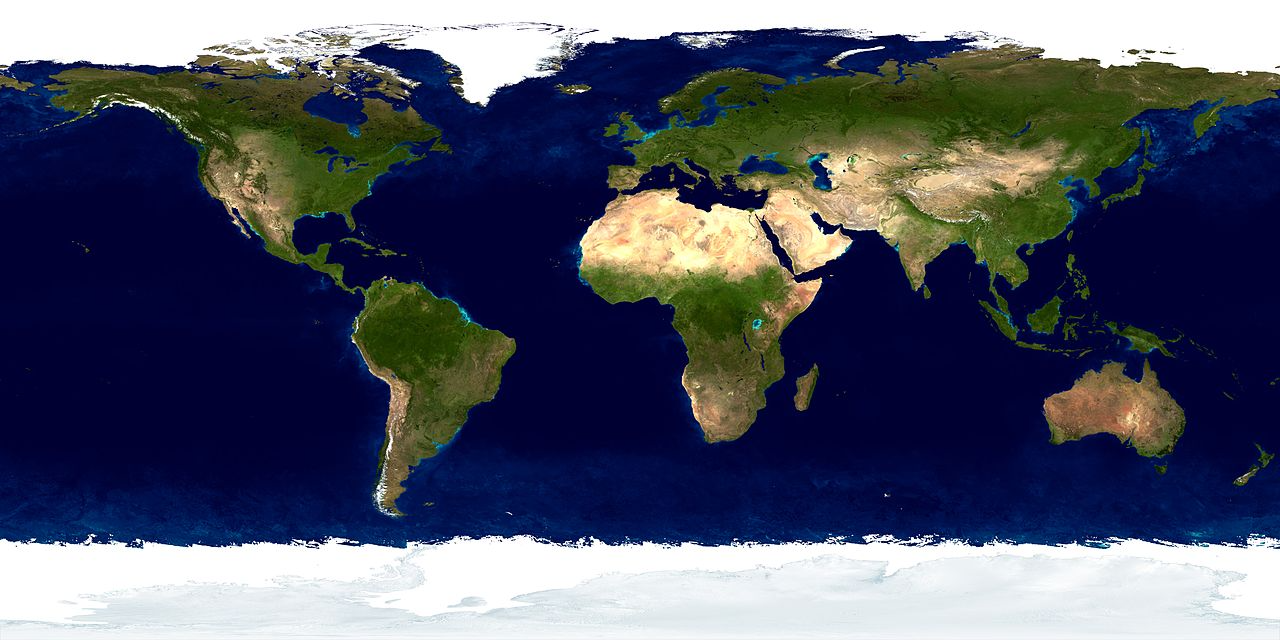
#> input picture PyTrace_dev/EarthMap.png, 1280 x 640 px
$ python main.py
#> lines starting #> are read from the running program, lines starting #| are printed output that depends on the picture
### scenes.py
import sys
import os
import math
import random
import matplotlib.pyplot as plt
import numpy as np
sys.path.append("./src/core/")
from geometry import *
from hitable import *
from shape import *
from camera import *
from material import *
from texture import *

#define scenes here
# TODO: make scenes.py a parser with a text scenefile input

# [133 lines left out: functions random_scene, two_spheres, two_perlin_spheres, earth_sphere, simple_light, cornell_box and 2 more, not called in this run]

def final_scene():
    nb = 20
    hit_object_list = []
    boxlist = []
    boxlist2 = []

    white = lambertian(constant_texture(vec3(0.73,0.73,0.73)))
    # bvh node test
    ground = lambertian(constant_texture(vec3(0.48,0.83,0.53)))
    for i in range(nb):
        for j in range(nb):
            w = 100
            x0 = -1000 + i * w
            z0 = -1000 + j * w
            y0 = 0
            x1 = x0 + w
            y1 = 100 * (random.random() + 0.01)
            z1 = z0 + w
            boxlist.append(box(vec3(x0,y0,z0),vec3(x1,y1,z1),ground))

    hit_object_list.append(bvh_node(boxlist,0,1))
    # # bvh node test end

    # # light test
    light = diffuse_light(constant_texture(vec3(7,7,7)))
    hit_object_list.append(xz_rect(123,423,147,412,554,light))
    # # light test end

    # moving sphere test
    center = vec3(400,400,200)
    hit_object_list.append(moving_sphere(center,center + vec3(30,0,0),0,1,50,
                           lambertian(constant_texture(vec3(0.7,0.3,0.1)))))
    # moving sphere end

    # dielectric and metal test
    hit_object_list.append(sphere(vec3(260,150,45),50,dielectric(1.5)))
    hit_object_list.append(sphere(vec3(0,150,145),50,metal(vec3(0.8,0.8,0.8),10.0)))
    # dielectric and metal test end

    # constant medium test
    boundary = sphere(vec3(360,150,145),70,dielectric(1.5))
    hit_object_list.append(boundary)
    hit_object_list.append(constant_medium(boundary,0.2,constant_texture(vec3(0.2,0.4,0.9))))

    boundary2 = sphere(vec3(0,0,0),5000,dielectric(1.5))
    hit_object_list.append(constant_medium(boundary2,0.0001,constant_texture(vec3(1.0,1.0,1.0))))
    # constant medium test end

    # mapped texture test
    earth_img = plt.imread("EarthMap.png")
#> earth_img is the input picture: shape (640, 1280, 4) float32; mean R, G, B, A 0.319, 0.336, 0.408, 1
    earth_img = np.swapaxes(earth_img,0,1)
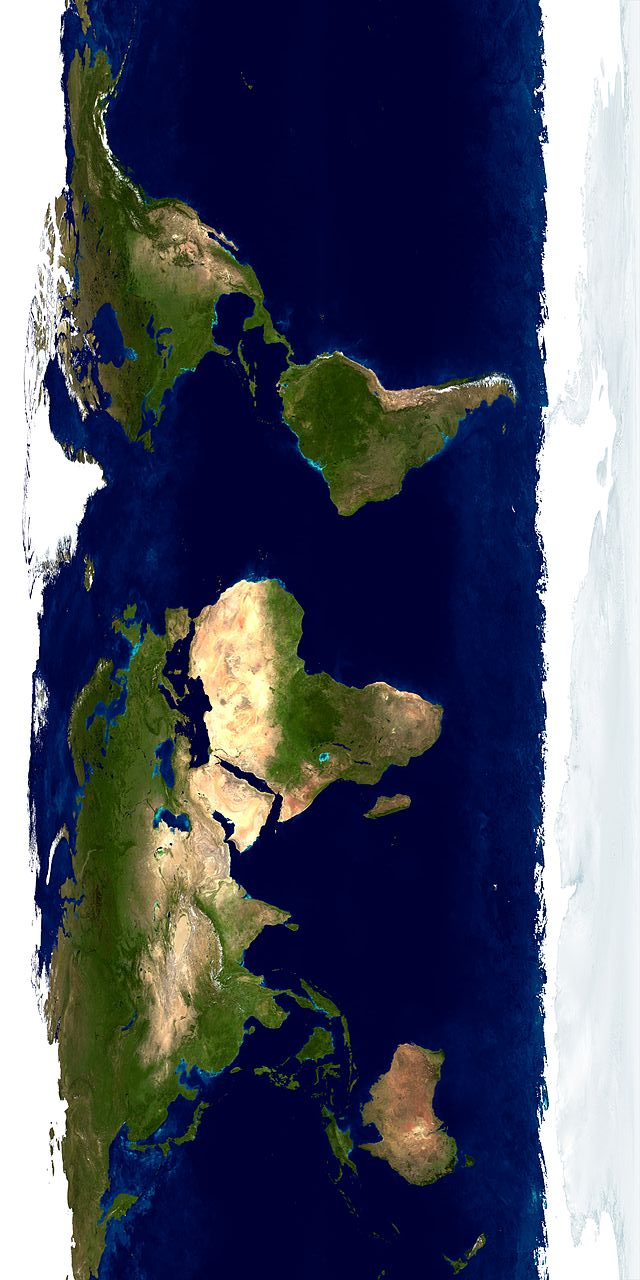
#> earth_img: shape (1280, 640, 4) float32; mean R, G, B, A 0.318, 0.336, 0.407, 1
    nx,ny,_ = earth_img.shape
#> (the rest of the program and of its run is left out)
